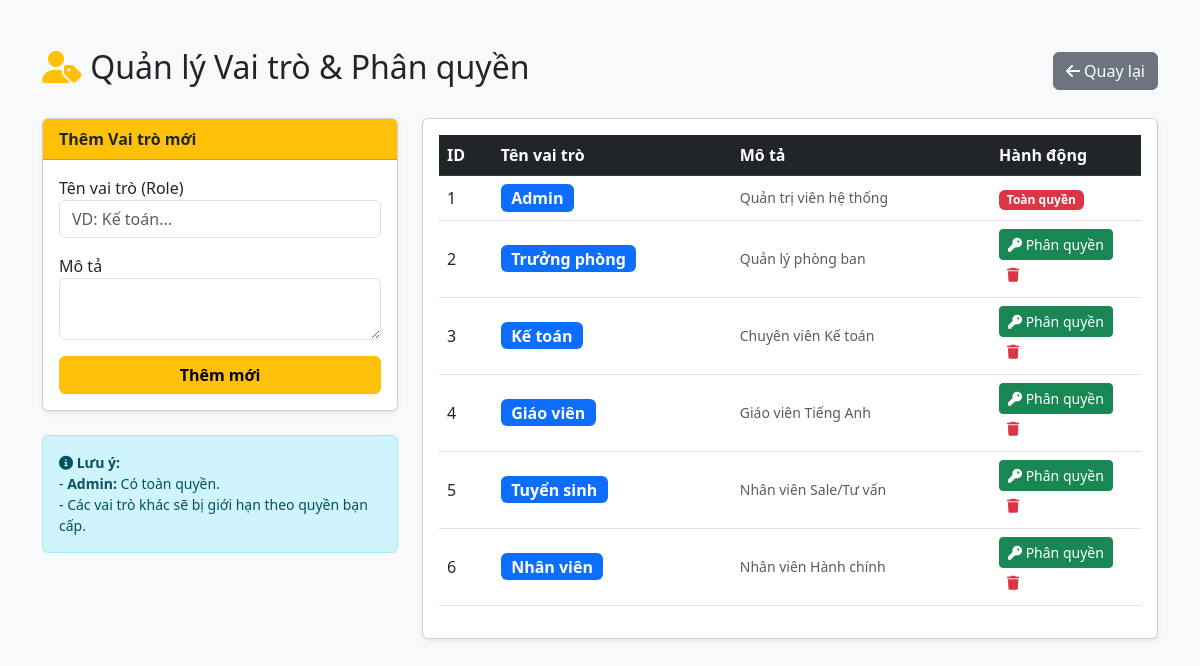
/HomePage/admin_roles.php (signed in), run on the app's committed database.
### tables this page shows
CREATE TABLE `roles` (
  `id` int(11) NOT NULL,
  `name` varchar(50) NOT NULL,
  `description` text DEFAULT NULL,
  `default_salary` decimal(15,0) DEFAULT 5000000
);

### HomePage/admin_roles.php (the view, shortened to what this page needs)
<?php
require_once 'db_connect.php';
$roles_result = $conn->query("SELECT * FROM roles");
$roles_data = [];
while ($row = $roles_result->fetch_assoc()) {
    $roles_data[] = $row;
}
?>
<!DOCTYPE html>
<html lang="vi">
<head>
    <link href="https://cdn.jsdelivr.net/npm/bootstrap@5.3.0/dist/css/bootstrap.min.css" rel="stylesheet">
    <link rel="stylesheet" href="https://cdnjs.cloudflare.com/ajax/libs/font-awesome/6.5.1/css/all.min.css">
</head>
<body class="bg-light">
    <div class="container mt-5 mb-5">
        <div class="d-flex justify-content-between align-items-center mb-4">
            <h2><i class="fas fa-user-tag text-warning"></i> Quản lý Vai trò & Phân quyền</h2>
            <a href="admin_dashboard.php" class="btn btn-secondary"><i class="fas fa-arrow-left"></i> Quay lại</a>
        </div>
        <div class="row">
            <div class="col-md-4">
                <div class="card shadow-sm mb-4">
                    <div class="card-header bg-warning text-dark fw-bold">Thêm Vai trò mới</div>
                    <div class="card-body">
                        <form method="POST">
                            <div class="mb-3">
                                <label>Tên vai trò (Role)</label>
                                <input type="text" name="role_name" class="form-control" placeholder="VD: Kế toán..." required>
                            </div>
                            <div class="mb-3">
                                <label>Mô tả</label>
                                <textarea name="role_desc" class="form-control" rows="2"></textarea>
                            </div>
                            <button type="submit" name="add_role" class="btn btn-warning w-100 fw-bold">Thêm mới</button>
                        </form>
                    </div>
                </div>
                <div class="alert alert-info small">
                    <i class="fas fa-info-circle"></i> <strong>Lưu ý:</strong><br>
                    - <strong>Admin:</strong> Có toàn quyền.<br>
                    - Các vai trò khác sẽ bị giới hạn theo quyền bạn cấp.
                </div>
            </div>
            <div class="col-md-8">
                <div class="card shadow-sm">
                    <div class="card-body">
                        <table class="table table-hover align-middle">
                            <thead class="table-dark">
                                <tr>
                                    <th>ID</th>
                                    <th>Tên vai trò</th>
                                    <th>Mô tả</th>
                                    <th width="150">Hành động</th>
                                </tr>
                            </thead>
                            <tbody>
                                <?php foreach ($roles_data as $role): ?>
                                <tr>
                                    <td><?php echo $role['id']; ?></td>
                                    <td><span class="badge bg-primary fs-6"><?php echo $role['name']; ?></span></td>
                                    <td class="text-muted small"><?php echo $role['description']; ?></td>
                                    <td>
                                        <?php if($role['id'] != 1): ?>
                                            <button type="button" class="btn btn-sm btn-success" data-bs-toggle="modal" data-bs-target="#permModal<?php echo $role['id']; ?>">
                                                <i class="fas fa-key"></i> Phân quyền
                                            </button>
                                            <form method="POST" class="d-inline" onsubmit="return confirm('Xóa vai trò này?');">
                                                <button type="submit" name="delete_role" class="btn btn-sm btn-outline-danger border-0"><i class="fas fa-trash"></i></button>
                                            </form>
                                        <?php else: ?>
                                            <span class="badge bg-danger">Toàn quyền</span>
                                        <?php endif; ?>
                                    </td>
                                </tr>
                                <?php endforeach; ?>
                            </tbody>
                        </table>
                    </div>
                </div>
            </div>
        </div>
    </div>
</body>
</html>

### data on the page
roles: id "1", name "Admin", description "Quản trị viên hệ thống", shows "Toàn quyền"
roles: id "2", name "Trưởng phòng", description "Quản lý phòng ban"
roles: id "3", name "Kế toán", description "Chuyên viên Kế toán"
roles: id "4", name "Giáo viên", description "Giáo viên Tiếng Anh"
roles: id "5", name "Tuyển sinh", description "Nhân viên Sale/Tư vấn"
roles: id "6", name "Nhân viên", description "Nhân viên Hành chính"
